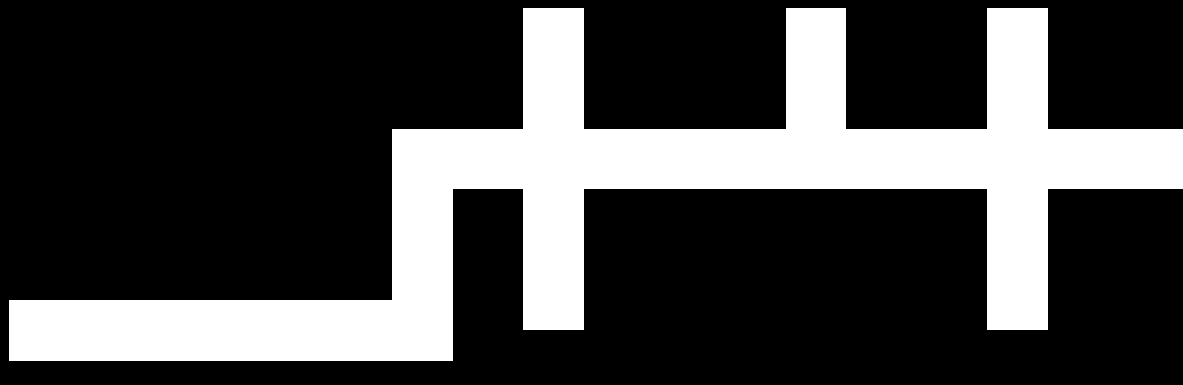
#> input picture garage.png, 1183 x 385 px
$ python Astar.py
#> lines starting #> are read from the running program, lines starting #| are printed output that depends on the picture; after the words box and inside, x2 and y2 are one past the last pixel; in counts of white or black regions, pixels touching at a corner belong together
import math
from operator import attrgetter
import matplotlib.pyplot as plt
import cv2

w = 1
# steps = [(0, -1), (1, -1), (1, 0), (1, 1), (0, 1), (-1, 1), (-1, 0), (-1, -1)]
# steps = [(0, -1), (1, 0), (0, 1), (-1, 0)]
steps = [(0, -2), (2, 0), (0, 2), (-2, 0)]
# steps = [(0, -3), (3, 0), (0, 3), (-3, 0)]
# steps = [(0, -2), (2, -2), (2, 0), (2, 2), (0, 2), (-2, 2), (-2, 0), (-2, -2)]


img = cv2.imread("garage.png")[:, :, 0]
#> img: shape (385, 1183); values 0 (black) and 186 (white), 26.5% white; 1 white region, box (x1, y1, x2, y2) and area: (9, 8, 1183, 361) 120539

img = cv2.resize(img, (100, 25), interpolation=cv2.INTER_AREA)
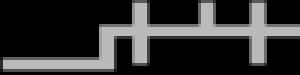
#> img: shape (25, 100) (shown 3 times larger); min 0, max 186, mean 49.2

borders = img.shape
#> borders = (25, 100)

img = cv2.flip(img, 0)
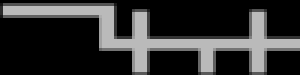
#> img: shape (25, 100) (shown 3 times larger); min 0, max 186, mean 49.2


def calc_f(x, y, goalx, goaly):
    return math.hypot(x - goalx, y - goaly)


class Node:
    def __init__(self, x, y, g):
        self.x = x
        self.y = y
        self.f = calc_f(self.x, self.y, gx, gy)
        self.g = g
        self.h = self.f + self.g
        self.pathx = []
        self.pathy = []

    def __add__(self, other):
        return Node(self.x + other[0], self.y + other[1], self.g + w)

    def __repr__(self):
        return str(self.x) + "-" + str(self.y) + "-" + str(self.h)

    def __eq__(self, other):
        if self.x == other.x and self.y == other.y:
            return True
        return False


gx = 85
gy = 6

sx = 1
sy = 3

ox = list()
oy = list()


for i in range(img.shape[0]):
    for j in range(img.shape[1]):
        if img[i, j] == 0:
            ox.append(j)
            oy.append(i)
#> after the loop, oy = 1682 values from 0 to 24


current_node = Node(sx, sy, 0)

queue = [current_node]
discarded = list()

pathx = list()
pathy = list()

while not len(queue) == 0:
    current_node = min(queue, key=attrgetter('h'))
    if calc_f(current_node.x, current_node.y, gx, gy) < 2:
        pathx = current_node.pathx
        pathy = current_node.pathy
        break
    current_index = queue.index(min(queue, key=attrgetter('h')))
    print(current_node)
    for i in steps:
        neighbor = current_node + i
        if not((neighbor.x, neighbor.y) in zip(ox, oy)):
            if neighbor not in discarded:
                if (0 <= neighbor.x <= borders[1]) and (0 <= neighbor.y <= borders[0]):
                    if neighbor not in queue:
                        neighbor.pathx = current_node.pathx + [neighbor.x]
                        neighbor.pathy = current_node.pathy + [neighbor.y]
                        queue.append(neighbor)

    del current_node.pathy, current_node.pathx
    discarded.append(current_node)
    del queue[current_index]
    print(queue)

plt.plot(gx, gy, "xb")
plt.plot(sx, sy, "xc")
plt.plot(ox, oy, ".k")
plt.plot(pathx, pathy, "-r")
plt.grid(True)
plt.axis("equal")

plt.show()
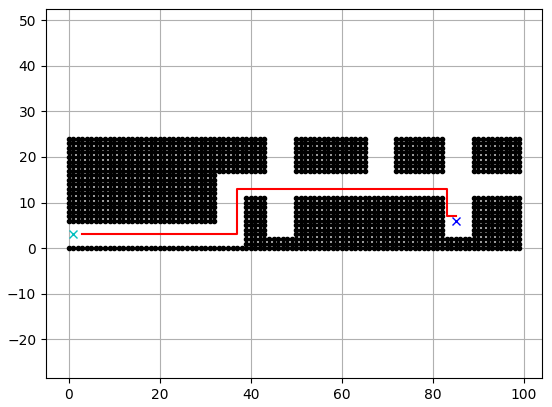
#> figure drawn by matplotlib, 1 panel
